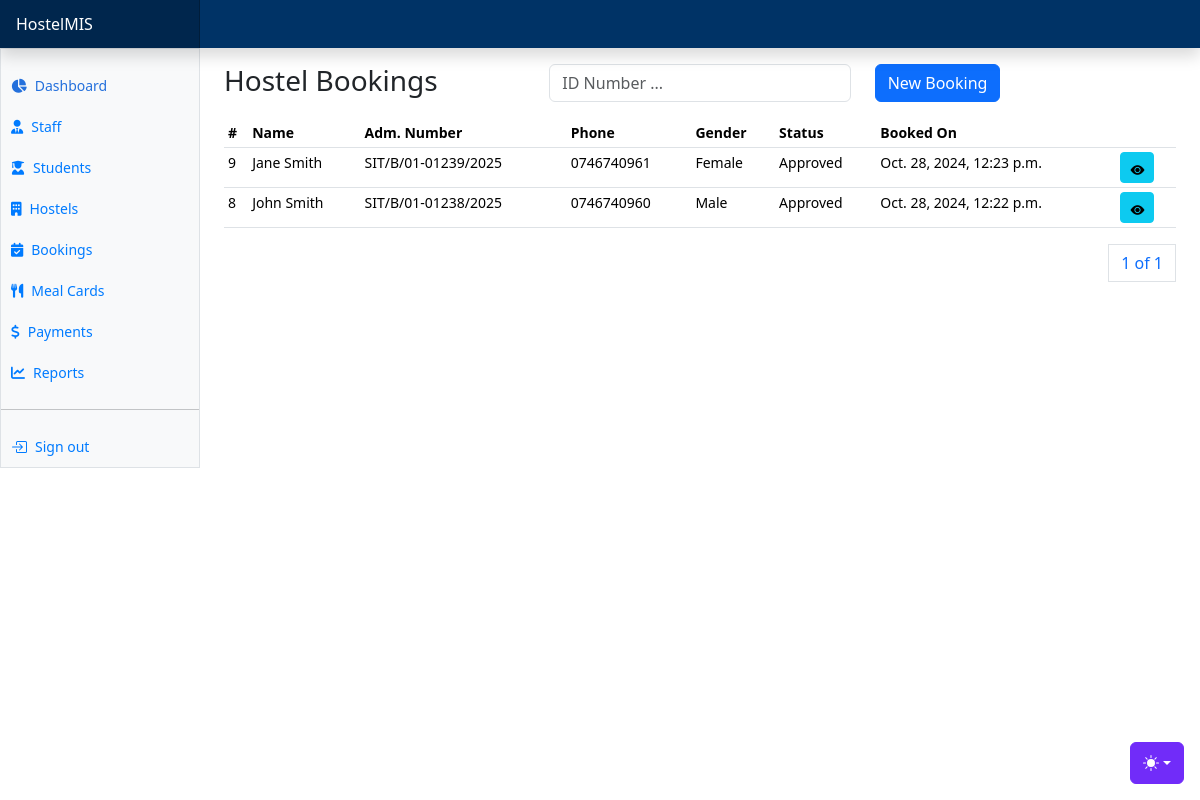
Screenshot of /hostels/bookings/ with the database file from the repository.
### apps/hostels/models.py (models this page shows, shortened)
class Booking(AbsoluteBaseModel):
    first_name = models.CharField(max_length=255)
    last_name = models.CharField(max_length=255)
    email = models.EmailField(max_length=255)
    gender = models.CharField(max_length=255, choices=GENDER_CHOICES)
    phone_number = models.CharField(max_length=255)
    guardian_name = models.CharField(max_length=255)
    guardian_phone_number = models.CharField(max_length=255)
    registration_number = models.CharField(max_length=255)
    mpesa_code = models.CharField(max_length=255)
    amount = models.DecimalField(max_digits=10, decimal_places=2, default=0)
    address = models.CharField(max_length=255)
    city = models.CharField(max_length=255)
    country = models.CharField(max_length=255)
    status = models.CharField(max_length=255, choices=BOOKING_STATUSES, default="Pending")
    room_assigned = models.ForeignKey("hostels.HostelRoom", on_delete=models.CASCADE, null=True)

### apps/hostels/views.py (the view, shortened to what this page needs)
# urls.py: path("bookings/", hostel_bookings, name="bookings"),
def hostel_bookings(request):
    bookings = Booking.objects.annotate(
        is_pending=Case(
            When(
                status="Pending", then=Value(0)
            ),  # Pending bookings are given a value of 0
            default=Value(1),  # All other statuses are given a value of 1
            output_field=IntegerField(),
        )
    ).order_by("-created_on")
    paginator = Paginator(bookings, 10)
    page_number = request.GET.get("page")
    page_obj = paginator.get_page(page_number)
    rooms = HostelRoom.objects.filter(students_assigned__lt=F('room_capacity'))
    context = {
        "page_obj": page_obj,
        "booking_statuses": BOOKING_STATUSES,
        "rooms": rooms
    }
    return render(request, "hostels/bookings/bookings.html", context)

### templates/hostels/bookings/bookings.html (shortened to what this page needs)
{% extends "base.html" %}
{% block additional_css %}
<link href="https://cdnjs.cloudflare.com/ajax/libs/select2/4.0.13/css/select2.min.css" rel="stylesheet">
{% endblock additional_css %}
{% block content %}
<div class="row">
    <div class="col">
        <h3>Hostel Bookings</h3>
    </div>
    <div class="col">
      <form method="POST">
        <div class="input-group mb-3">
            <div class="col">
              <input type="text" class="form-control" name="search_text" id="search_text" placeholder="ID Number ...">
            </div>
          </div>
      </form>
    </div>
    <div class="col">
      <button class="btn btn-primary" data-bs-toggle="modal" data-bs-target="#bookHostelModal">New Booking</button>
    </div>
</div>
      <div class="table-responsive small">
        <table class="table table-sm">
          <thead>
            <tr>
              <th scope="col">#</th>
              <th scope="col">Name</th>
              <th scope="col">Adm. Number</th>
              <th scope="col">Phone</th>
              <th scope="col">Gender</th>
              <th scope="col">Status</th>
              <th scope="col">Booked On</th>
              <th scope="col" colspan="2"></th>
            </tr>
          </thead>
          <tbody>
            {% for booking in page_obj %}
            <tr>
              <td>{{booking.id}}</td>
              <td>{{booking.first_name}} {{booking.last_name}}</td>
              <td>{{booking.registration_number}}</td>
              <td>{{booking.phone_number}}</td>
              <td>{{booking.gender}}</td>
              <td>{{booking.status}}</td>
              <td>{{booking.created_on}}</td>
              <td>
                <a href="{% url 'booking-details' booking.id %}" class="btn btn-info btn-sm"><i class="bi bi-eye-fill"></i></a>
              </td>
            </tr>
            {% endfor %}
          </tbody>
        </table>
        <div>
          <nav aria-label="Page navigation example">
            <ul class="pagination justify-content-end">
              <a class="page-link" href="#">{{ page_obj.number }} of {{ page_obj.paginator.num_pages }}</a>
            </ul>
          </nav>
        </div>
      </div>
{% endblock content %}

### static/dashboard.css (style rules this page uses)
.bi { display: inline-block; width: 1rem; height: 1rem; }

### templates/base.html (style rules this page uses)
.bi { vertical-align: -.125em; fill: currentColor; }

### rows the page displays
Booking: id "9", first_name "Jane", last_name "Smith", registration_number "SIT/B/01-01239/2025", phone_number "0746740961", gender "Female", status "Approved", created_on "Oct. 28, 2024, 12:23 p.m."
Booking: id "8", first_name "John", last_name "Smith", registration_number "SIT/B/01-01238/2025", phone_number "0746740960", gender "Male", status "Approved", created_on "Oct. 28, 2024, 12:22 p.m."

### other values shown
{{ page_obj.number }} "1"
{{ page_obj.paginator.num_pages }} "1"
